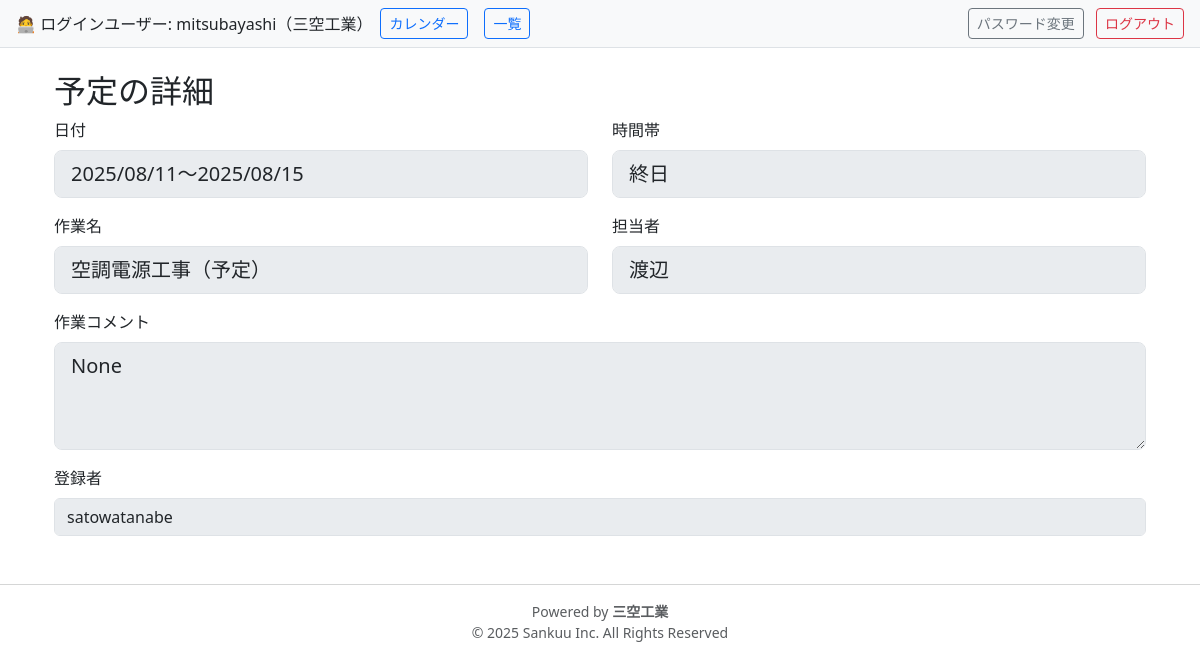
The page /schedules/1 (signed in) on the database its author committed.
### kouteihyo_app/models.py (models this page shows)
class User(db.Model, UserMixin):
    __tablename__ = 'users'
    id            = db.Column(db.Integer, primary_key=True)
    company_id    = db.Column(db.Integer, db.ForeignKey('companies.id'), nullable=False)
    display_name  = db.Column(db.String(100), nullable=False)
    email         = db.Column(db.String(120), unique=True, nullable=False)
    username      = db.Column(db.String(64), unique=True, nullable=False)   # ←追加済み！
    password_hash = db.Column(db.String(128), nullable=False)
    role          = db.Column(db.String(20), nullable=False)  # 'admin' or 'company'
    must_change_password = db.Column(db.Boolean, nullable=False, default=True)  # ←これを追加！！
    created_schedules = db.relationship(
        'Schedule',
        foreign_keys='Schedule.created_by',
        backref='creator',
        lazy=True
    )
    site_notes = db.relationship('SiteNote', backref='creator', lazy=True)
    date_notes = db.relationship('DateNote', backref='creator', lazy=True)

class Company(db.Model):
    __tablename__ = 'companies'
    id   = db.Column(db.Integer, primary_key=True)
    name = db.Column(db.String(100), unique=True, nullable=False)
    users     = db.relationship('User',     backref='company',  lazy=True)
    schedules = db.relationship('Schedule', backref='company', lazy=True)

class Schedule(db.Model):
    __tablename__ = 'schedules'
    id               = db.Column(db.Integer, primary_key=True)
    site_name        = db.Column(db.String(255), nullable=False)
    date             = db.Column(db.Date, nullable=False)
    end_date         = db.Column(db.Date, nullable=True)
    time_slot        = db.Column(db.String(10), nullable=False)
    task_name        = db.Column(db.String(100), nullable=False)
    person_in_charge = db.Column(db.String(100))
    comment          = db.Column(db.Text)
    client_person    = db.Column(db.String(100))
    client_comment   = db.Column(db.String(255))
    company_id = db.Column(db.Integer, db.ForeignKey('companies.id'), nullable=False)
    created_by = db.Column(db.Integer, db.ForeignKey('users.id'), nullable=False)
    updated_by = db.Column(db.Integer, db.ForeignKey('users.id'), nullable=True)

### kouteihyo_app/routes.py (the view, shortened to what this page needs)
@bp.route('/schedules/<int:id>', methods=['GET','POST'])
@login_required
def schedule_detail(id):
    schedule = Schedule.query.get_or_404(id)
    return render_template('schedule/detail.html', schedule=schedule)

### kouteihyo_app/routes.py (called while the page is built)
@bp.before_request
def enforce_password_change():
    if current_user.is_authenticated:
        user_fresh = User.query.filter_by(id=current_user.id).first()
        if user_fresh and getattr(user_fresh, "must_change_password", False):
            allowed_endpoints = ['main.force_password_change', 'main.logout', 'static']
            if request.endpoint not in allowed_endpoints:
                return redirect(url_for('main.force_password_change'))

### templates/schedule/detail.html (shortened to what this page needs)
{% extends 'base.html' %}
{% block content %}
<div class="container-fluid mt-4">
  <h2>予定の詳細</h2>
  <form method="POST">
    <div class="row">
      <div class="col-12 col-md-6 mb-3">
        <label class="form-label">日付</label>
        <input type="text"
               class="form-control form-control-lg"
               disabled
               value="{% if schedule.end_date %}{{ schedule.date.strftime('%Y/%m/%d') }}～{{ schedule.end_date.strftime('%Y/%m/%d') }}{% else %}{{ schedule.date.strftime('%Y/%m/%d') }}{% endif %}">
      </div>
      <div class="col-12 col-md-6 mb-3">
        <label class="form-label">時間帯</label>
        <select name="time_slot"
                class="form-control form-control-lg"
                {% if current_user.id != schedule.company_id and current_user.company_name != '菱輝金型工業' %}disabled{% endif %}>
          {% for slot in ['午前','午後','終日','夜'] %}
            <option value="{{ slot }}" {% if schedule.time_slot == slot %}selected{% endif %}>
              {{ slot }}
            </option>
          {% endfor %}
        </select>
      </div>
    </div>
    <div class="row">
      <div class="col-12 col-md-6 mb-3">
        <label class="form-label">作業名</label>
        <input type="text"
               name="task_name"
               class="form-control form-control-lg"
               value="{{ schedule.task_name }}"
               {% if current_user.id != schedule.company_id and current_user.company_name != '菱輝金型工業' %}disabled{% endif %}>
      </div>
      <div class="col-12 col-md-6 mb-3">
        <label class="form-label">担当者</label>
        <input type="text"
               name="person_in_charge"
               class="form-control form-control-lg"
               value="{{ schedule.person_in_charge }}"
               {% if current_user.id != schedule.company_id and current_user.company_name != '菱輝金型工業' %}disabled{% endif %}>
      </div>
    </div>
    <div class="mb-3">
      <label class="form-label">作業コメント</label>
      <textarea name="comment"
                class="form-control form-control-lg"
                rows="3"
                {% if current_user.id != schedule.company_id and current_user.company_name != '菱輝金型工業' %}disabled{% endif %}>{{ schedule.comment }}</textarea>
    </div>
    <div class="mb-3">
      <label class="form-label">登録者</label>
      <input type="text"
             class="form-control"
             disabled
             value="{{ schedule.creator.display_name }}">
    </div>
  </form>
</div>
{% endblock %}

### templates/base.html (shortened to what this page needs)
<!DOCTYPE html>
<html lang="ja">
<head>
  <link href="https://cdn.jsdelivr.net/npm/bootstrap@5.3.1/dist/css/bootstrap.min.css" rel="stylesheet" />
  <link href="https://cdn.jsdelivr.net/npm/fullcalendar@6.1.8/main.min.css" rel="stylesheet" />
</head>
<body>
  {% if current_user.is_authenticated %}
    <div class="d-flex justify-content-between align-items-center px-3 py-2 bg-light border-bottom">
      <div class="d-flex align-items-center">
        🧑‍💻 ログインユーザー: {{ current_user.display_name }}（{{ current_user.company.name }}）
        <a href="{{ url_for('main.schedule_calendar') }}" class="btn btn-outline-primary btn-sm mx-2">カレンダー</a>
        <a href="{{ url_for('main.schedule_list') }}" class="btn btn-outline-primary btn-sm mx-2">一覧</a>
      </div>
      <div>
        <a href="{{ url_for('main.password_change') }}" class="btn btn-outline-secondary btn-sm mx-2">パスワード変更</a>
        <a href="{{ url_for('main.logout') }}" class="btn btn-outline-danger btn-sm">ログアウト</a>
      </div>
    </div>
  {% endif %}
  <div class="container mt-3">
    {% block content %}{% endblock %}
  </div>
  <footer class="text-center mt-5 mb-3 text-muted small">
    <hr />
    <div>Powered by <strong>三空工業</strong></div>
    <div>© 2025 Sankuu Inc. All Rights Reserved</div>
  </footer>
</body>
</html>

### rows shown on the page
User: display_name "mitsubayashi", comment "None"
Company: company.name "三空工業"
Schedule: end_date+date "2025/08/11～2025/08/15", time_slot "終日", task_name "空調電源工事（予定）", person_in_charge "渡辺"
User: creator.display_name "satowatanabe"
